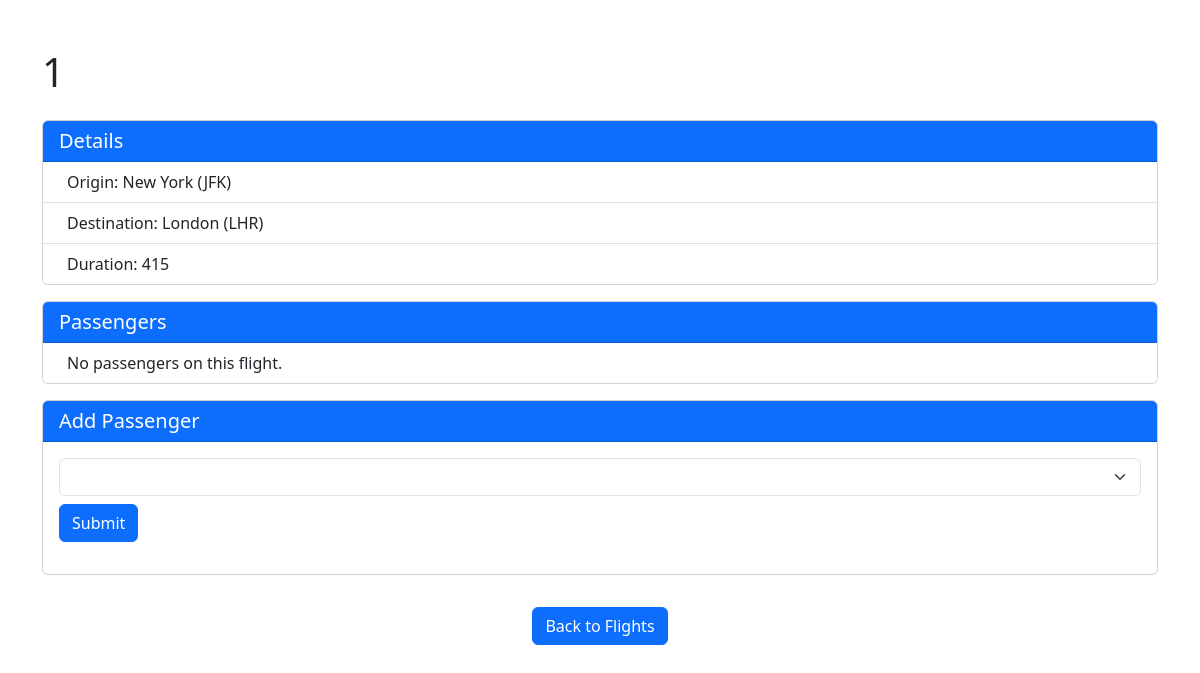
Page /flights/1 on the earlier database version.
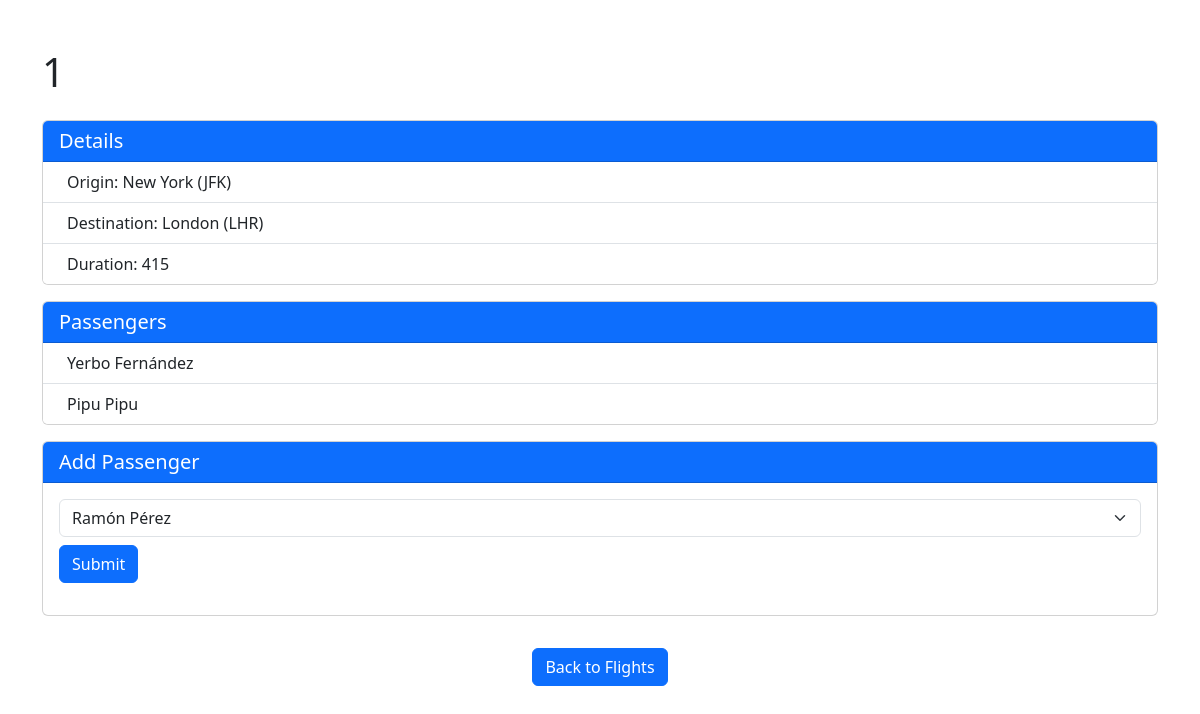
Same page on the later database version.
### flights/models.py (models this page shows)
class Passenger(models.Model):
    first = models.CharField(max_length=64)
    last = models.CharField(max_length=64)
    flights = models.ManyToManyField(Flight, blank=True, related_name="passengers")
    def __str__ (self):
        return f"{self.first} {self.last}"

### flights/views.py (the view)
# urls.py: path("<int:flight_id>", views.flight, name="flight"),
def flight(request, flight_id):
    flight = Flight.objects.get(pk=flight_id)
    return render(request, "flights/flight.html", {
        "flight": flight,
        "passengers": flight.passengers.all(),
        "non_passengers": Passenger.objects.exclude(flights=flight).all()
    })

### flights/models.py (called while the page is built)
    def __str__(self):
        return f"{self.city} ({self.code})"

### flights/templates/flights/flight.html (shortened to what this page needs)
{% extends "flights/layout.html" %}
{% block body %}
<div class="container mt-5">
    <h1 class="mb-4">{{ flight.id }}</h1>
    <div class="card mb-3">
        <div class="card-header bg-primary text-white">
            <h2 class="h5 mb-0">Details</h2>
        </div>
        <ul class="list-group list-group-flush">
                <li class="list-group-item d-flex justify-content-between align-items-center">
                    <span>
                        Origin: {{ flight.origin }}
                    </span>
                </li>
                <li class="list-group-item d-flex justify-content-between align-items-center">
                    <span>
                        Destination: {{ flight.destination }}
                    </span>
                </li>
                <li class="list-group-item d-flex justify-content-between align-items-center">
                    <span>
                        Duration: {{ flight.duration }}
                    </span>
                </li>
        </ul>
    </div>
    <div class="card mb-3">
        <div class="card-header bg-primary text-white">
            <h2 class="h5 mb-0">Passengers</h2>
        </div>
        <ul class="list-group list-group-flush">
            {% for passenger in passengers %}
                <li class="list-group-item d-flex justify-content-between align-items-center">
                    <span>
                        {{ passenger }}
                    </span>
                </li>
            {% empty %}
            <li class="list-group-item d-flex justify-content-between align-items-center">
                <span>
                    No passengers on this flight.
                </span>
            </li>
            {% endfor %}
        </ul>
    </div>
    <div class="card mb-3">
        <div class="card-header bg-primary text-white">
            <h2 class="h5 mb-0">Add Passenger</h2>
        </div>
        <div class="card-body">
            <form action="{% url 'book' flight.id %}" method="POST">
                <div class="mb-3">
                    <select name="passenger" class="form-select">
                        {% for passenger in non_passengers %}
                            <option value="{{ passenger.id }}">{{ passenger }}</option>
                        {% endfor %}
                    </select>
                    <input type="submit" class="btn btn-primary mt-2">
                </div>
            </form>
        </div>
    </div>
</div>
<div class="d-flex justify-content-center">
    <a href="{% url 'index' %}" class="btn btn-primary mt-3">Back to Flights</a>
</div>
{% endblock %}

Differences in the rows shown:
added Passenger: first+last "Yerbo Fernández"
added Passenger: first+last "Pipu Pipu"
Other differences:
form field passenger: (not shown) → "Ramón Pérez"
text no longer shown: "No passengers on this flight."
